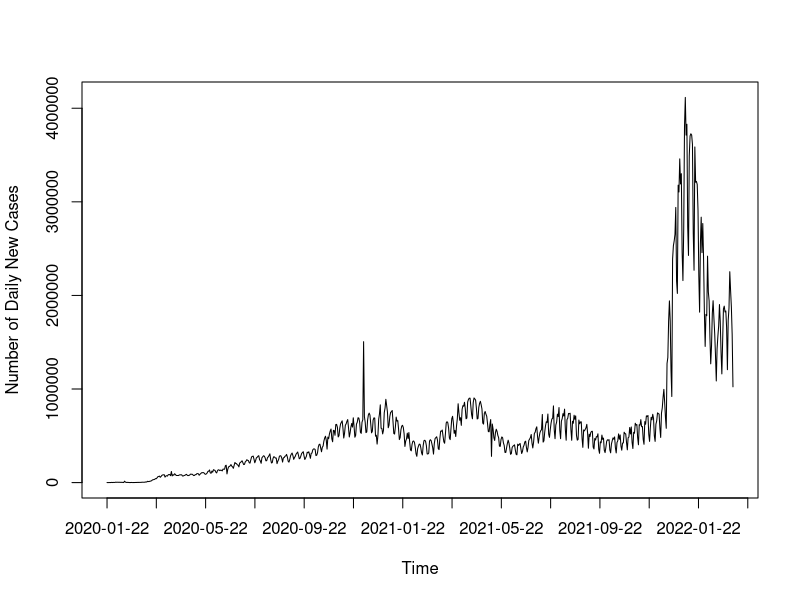
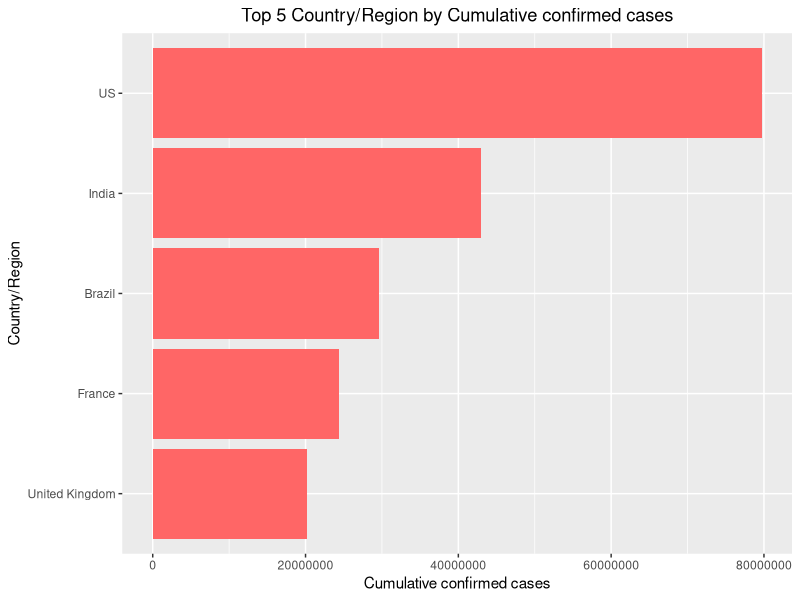
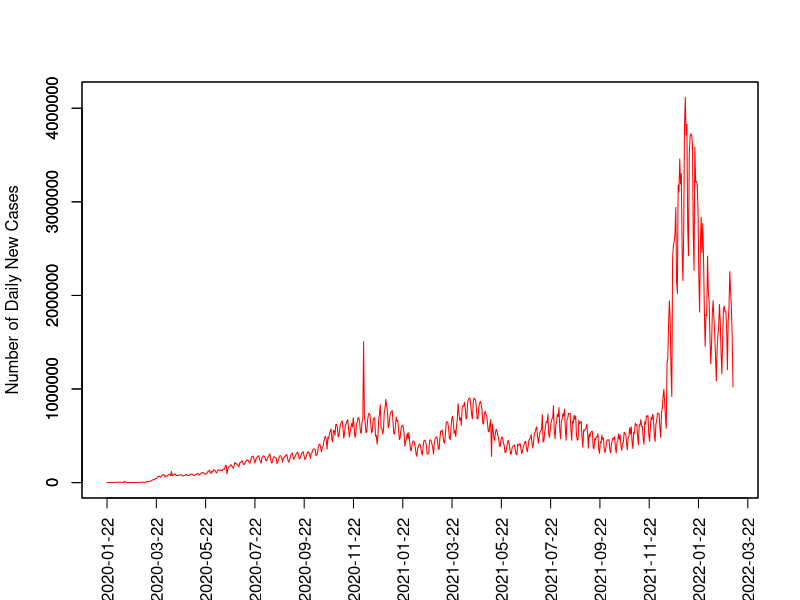
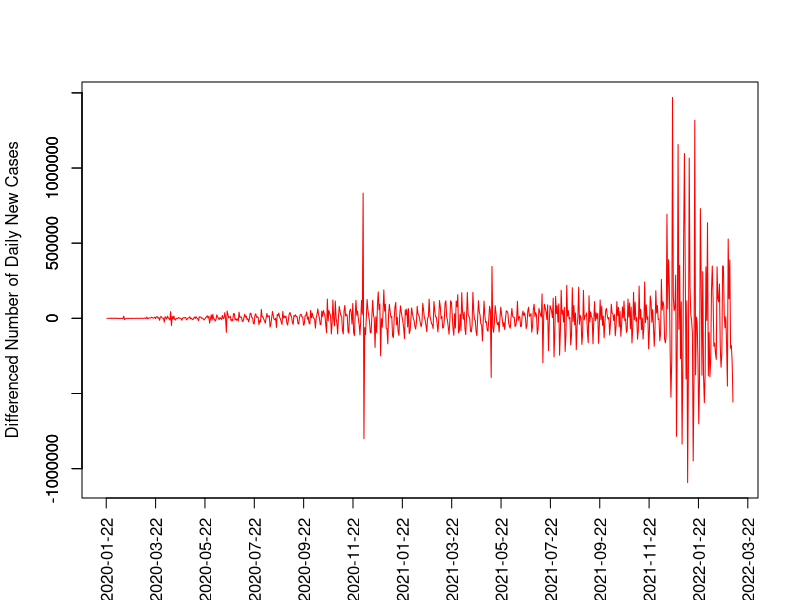
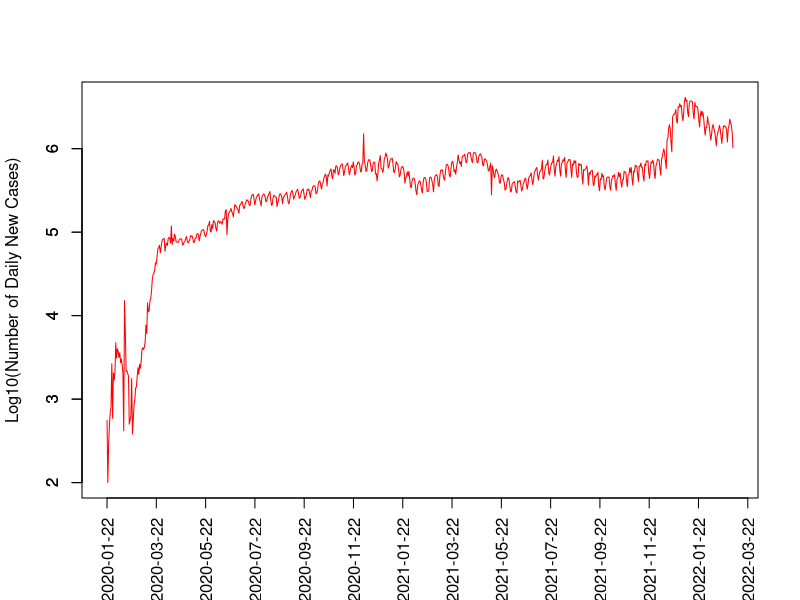
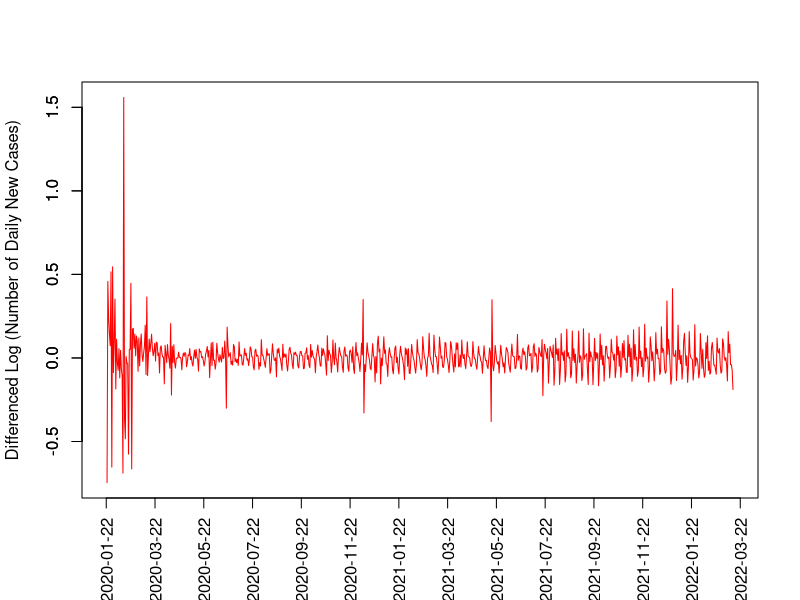
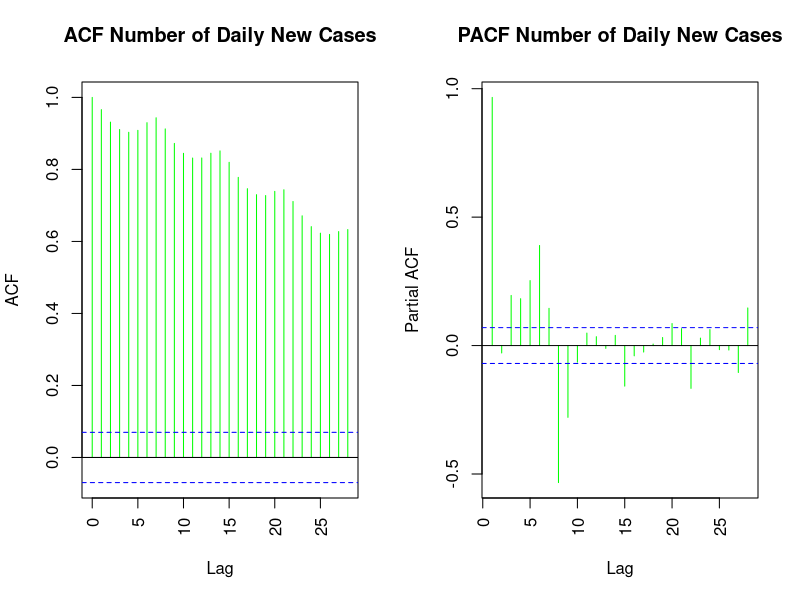
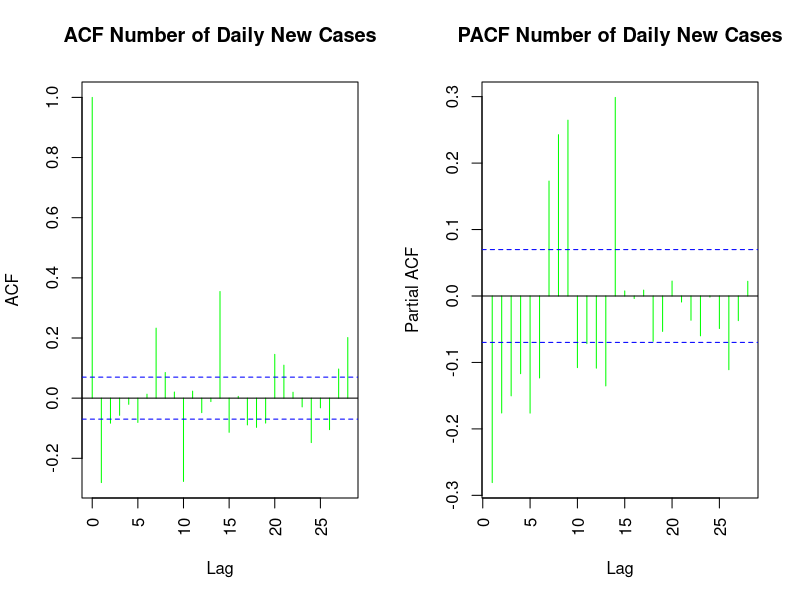

Recreate these plots in R, in order.
## ---- chunk 1
knitr::opts_chunk$set(echo = TRUE)
library(tidyverse)
library(lubridate)
library(forecast)
library(tseries)
options(scipen = 999)
## ---- chunk 2
cases_daily <- read_csv("time_series_covid19_confirmed_global.csv")
pop <- read_csv("UID_ISO_FIPS_LookUp_Table.csv")
head(pop)
## ---- chunk 3
cum_world <- cases_daily %>% 
  select(c(-1, -2, -3, -4)) %>%
  summarise_all(sum) %>% 
  slice(1) %>%
  unlist(., use.names=FALSE)

world <- diff(c(0, cum_world))

min(world)

time<-seq(as.Date("2020/1/22"),length.out=14,by="2 months")
## ---- chunk 4
`Number of Daily New Cases` <- ts(world, frequency=365, start=2020)
plot.ts(`Number of Daily New Cases`,axes=F)
axis(2) # plot the y axis
axis(1, labels=time, at=seq(from=2020, by=0.17, length.out=length(time)))
box() # and the box around the plot
## ---- chunk 5
new_cases_by_country <- cases_daily %>%
  select(c(-1, -3, -4)) %>%
  group_by(`Country/Region`) %>%
  summarise(across(where(is.numeric), ~ sum(.x, na.rm = TRUE)))

new_cases_by_country %>% 
  rowwise(`Country/Region`) %>% 
  summarise(total_cases = sum(c_across(`1/22/20`:`3/20/22`)))
## ---- chunk 6
total_cases_by_country <- cases_daily %>%
  select(c(-1, -3, -4)) %>%
  group_by(`Country/Region`) %>%
  summarise(cum = sum(`3/20/22`, na.rm = TRUE)) %>%
  arrange(desc(cum))

top5cases_country <- total_cases_by_country[1:5, ] %>% mutate(`Country/Region` = factor(`Country/Region`,levels=c("United Kingdom", "France","Brazil", "India", "US")))

#plot
top5cases_country %>% ggplot(aes(x = `Country/Region`, y = cum)) + geom_bar(stat="identity", fill = "#FF6666") + ylab("Cumulative confirmed cases") + labs(title = "Top 5 Country/Region by Cumulative confirmed cases") + theme(plot.title = element_text(hjust = 0.5)) + coord_flip()
## ---- chunk 7
clean_pop <- pop %>% group_by(Country_Region) %>%
  filter(is.na(Province_State)) %>% #merge population of the regions within the same country
  filter(Population>0) %>%
  select(c(8, 12))
 

#join table:
country_per <- total_cases_by_country %>%
  inner_join(clean_pop, by=c(`Country/Region`="Country_Region")) %>%
  mutate(percentage = cum/Population) %>%
  arrange(desc(percentage))

# find the population of top 5 from task2
country_per %>% filter(`Country/Region` %in% c("United Kingdom", "France","Brazil", "India", "US")) %>%
  mutate(diff = Population-cum)

## ---- chunk 8
data <- ts(world, frequency=365, start=2020)
# Number of Daily New Cases for 2020/1/22-2022/3/20 plotted as time series
par(las=3)
plot(data, xlab="", ylab = "Number of Daily New Cases", xaxt="n",col="red")
axis(2) # plot the y axis
axis(1, labels=time, at=seq(from=2020, by=0.17, length.out=length(time)))
box()
## ---- chunk 9
# Differenced data to make stationery on mean
plot(diff(data),ylab="Differenced Number of Daily New Cases", xaxt="n",xlab="",col="red")
axis(2) # plot the y axis
axis(1, labels=time, at=seq(from=2020, by=0.17, length.out=length(time)))
## ---- chunk 10
# log transform data to make stationery on variance
plot(log10(data),ylab="Log10(Number of Daily New Cases)", xaxt="n",xlab="",col="red")
axis(2) # plot the y axis
axis(1, labels=time, at=seq(from=2020, by=0.17, length.out=length(time)))
## ---- chunk 11
# differenced log transform data to make data stationery on both mean and variance
plot(diff(log10(data)),xlab="",ylab="Differenced Log (Number of Daily New Cases)", xaxt="n",col="red")
axis(2) # plot the y axis
axis(1, labels=time, at=seq(from=2020, by=0.168, length.out=length(time)))
par(mfrow = c(1,2))
## ---- chunk 12
adf.test(data)
adf.test(diff(data))
adf.test(log10(data))
adf.test(diff(log10(data))) # selected
## ---- chunk 13
acf(ts(data),main="ACF Number of Daily New Cases",col="green")
pacf(ts(data),main="PACF Number of Daily New Cases", col="green")
## ---- chunk 14
acf(ts(diff(log10(data))),main="ACF Number of Daily New Cases",col="green")
pacf(ts(diff(log10(data))),main="PACF Number of Daily New Cases", col="green")
## ---- chunk 15
require(forecast)
AR <- auto.arima((log10(data)), approximation=FALSE,trace=FALSE)
summary(AR)
par(bg = "white")
pred <- predict(AR, n.ahead = 30)
pred
pred$pred
plot(data,col="red",xaxt="n" ,xlab = "",ylab = "Number of Daily New Cases",main="Number of Daily New Cases Forecast for the next 30 days")
lines(10^(pred$pred),col="blue" ,xaxt="n")
#lines(10^(pred$pred+2*pred$se),col="green")
#lines(10^(pred$pred-2*pred$se),col="green")

par(las=3)

time2<-seq(as.Date("2020/1/22"),length.out=10,by="3 months")  
axis(1, labels=time2, at=seq(from=2020, by=0.2493, length.out=length(time2)))
## ---- chunk 16
acf(ts(AR$residuals),main='ACF Residual')
pacf(ts(AR$residuals),main='PACF Residual')
## ---- chunk 17
#Only the Predicted Plot
plot(10^(pred$pred),col="blue", xaxt = "n", xlab="",ylab="Number of Daily New Cases",main="Number of Daily New Cases Forecast for the next 30 days")
time3<-seq(as.Date("2022/3/21"),length.out=11,by="3 days") 
axis(1, labels=time3, at=seq(from=2022.16, by=0.0081, length.out=length(time3)), cex.axis=0.6)
## ---- chunk 18
US_cum <- new_cases_by_country %>% 
  filter(`Country/Region` == "US") %>%
  select(-1) %>%
  slice(1) %>%
  unlist(., use.names=FALSE)


US <- diff(c(0, US_cum))[39:789]

for (n in seq(1, length(US), 1)) {
  if (US[n] >910000) US[n] = mean(US[n-1], US[n+1])
}

US_data <- ts(US, frequency=365, start=2020)
# Number of Daily New Cases for 2020/1/22-2022/3/20 plotted as time series
par(las=3)
plot(US_data, xlab="", ylab = "Number of Daily New Cases", xaxt="n",col="red")
axis(2) # plot the y axis
axis(1, labels=time, at=seq(from=2020, by=0.159, length.out=length(time)))
box()
## ---- chunk 19
acf(ts(US_data),main="ACF Number of Daily New Cases",col="green")
pacf(ts(US_data),main="PACF Number of Daily New Cases", col="green")
## ---- chunk 20
adf.test(diff(log10(US_data)))
## ---- chunk 21
plot(diff(log10(US_data)),xlab="",ylab="Differenced Log (Number of Daily New Cases)", xaxt="n",col="red")
axis(2) # plot the y axis
axis(1, labels=time, at=seq(from=2020, by=0.156, length.out=length(time)))
## ---- chunk 22
acf(ts(diff(log10(US_data))),main="ACF Number of Daily New Cases",col="green")
pacf(ts(diff(log10(US_data))),main="PACF Number of Daily New Cases", col="green")
## ---- chunk 23
US_AR <- auto.arima((log10(US_data)), approximation=FALSE,trace=FALSE)
summary(US_AR)
par(bg = "white")
US_pred <- predict(US_AR, n.ahead = 30)
US_pred
10^US_pred$pred
plot(US_data,col="red",xaxt="n" ,xlab = "",ylab = "Number of Daily New Cases",main="Number of Daily New Cases Forecast for the next 30 days in the US")
lines(10^(US_pred$pred),col="blue" ,xaxt="n")
#lines(10^(US_pred$pred+2*US_pred$se),col="green")
#lines(10^(US_pred$pred-2*US_pred$se),col="green")

par(las=3)

time2<-seq(as.Date("2020/1/22"),length.out=10,by="3 months")  
axis(1, labels=time2, at=seq(from=2020, by=0.2493, length.out=length(time2)))

## ---- chunk 24
#Only the Predicted Plot
plot(10^(US_pred$pred),col="blue", xaxt = "n", xlab="",ylab="Number of Daily New Cases",main="Number of Daily New Cases Forecast for the next 30 days in the US")
time3<-seq(as.Date("2022/3/21"),length.out=11,by="3 days") 
axis(1, labels=time3, at=seq(from=2022.06, by=0.0081, length.out=length(time3)), cex.axis=0.6)
## ---- chunk 25
acf(ts(US_AR$residuals),main='ACF Residual')
pacf(ts(US_AR$residuals),main='PACF Residual')
## ---- chunk 26
id_cum <- new_cases_by_country %>% 
  filter(`Country/Region` == "India") %>%
  select(-1) %>%
  slice(1) %>%
  unlist(., use.names=FALSE)


id <- diff(c(0, id_cum))[43:789]

for (n in seq(1, length(id), 1)) {
  if (id[n] == 0) id[n] = mean(id[n-1], id[n+1])
}

id_data <- ts(id, frequency=365, start=2020)
# Number of Daily New Cases for 2020/1/22-2022/3/20 plotted as time series
par(las=3)
plot(id_data, xlab="", ylab = "Number of Daily New Cases", xaxt="n",col="red")
axis(2) # plot the y axis
axis(1, labels=time, at=seq(from=2020, by=0.17, length.out=length(time)))
box()
## ---- chunk 27
acf(ts(id_data),main="ACF Number of Daily New Cases",col="green")
pacf(ts(id_data),main="PACF Number of Daily New Cases", col="green")
## ---- chunk 28
acf(ts(diff(log10(id_data))),main="ACF Number of Daily New Cases",col="green")
pacf(ts(diff(log10(id_data))),main="PACF Number of Daily New Cases", col="green")
## ---- chunk 29
adf.test(diff(log10(id_data)))
## ---- chunk 30
id_AR <- auto.arima((log10(id_data)), approximation=FALSE,trace=FALSE)
summary(id_AR)
par(bg = "white")
id_pred <- predict(id_AR, n.ahead = 30)
id_pred
10^id_pred$pred
plot(id_data,col="red",xaxt="n" ,xlab = "",ylab = "Number of Daily New Cases",main="Number of Daily New Cases Forecast for the next 30 days")
lines(10^(id_pred$pred),col="blue" ,xaxt="n")
#lines(10^(US_pred$pred+2*US_pred$se),col="green")
#lines(10^(US_pred$pred-2*US_pred$se),col="green")

par(las=3)

time2<-seq(as.Date("2020/1/22"),length.out=10,by="3 months")  
axis(1, labels=time2, at=seq(from=2020, by=0.2493, length.out=length(time2)))

## ---- chunk 31
#Only the Predicted Plot
plot(10^(id_pred$pred),col="blue", xaxt = "n", xlab="",ylab="Number of Daily New Cases",main="Number of Daily New Cases Forecast for the next 30 days")
time3<-seq(as.Date("2022/3/21"),length.out=11,by="3 days") 
axis(1, labels=time3, at=seq(from=2022.16, by=0.0081, length.out=length(time3)), cex.axis=0.6)
## ---- chunk 32
US_omi <- diff(c(0, US_cum))[650:789]
for (n in seq(1, length(US_omi), 1)) {
  if (US_omi[n] >910000) US_omi[n] = mean(US_omi[n-1], US_omi[n+1])
}

time_omi <- seq(as.Date("2021/11/20"),length.out=5,by="1 months") 

US_omi_data <- ts(US_omi, frequency=365, start=2021)
# Number of Daily New Cases for 2020/1/22-2022/3/20 plotted as time series
par(las=3)
plot(US_omi_data, xlab="", ylab = "Number of Daily New Cases in the US", xaxt="n",col="red")
axis(2) # plot the y axis
axis(1, labels=time_omi, at=seq(from=2021, by=0.095, length.out=length(time_omi)))
box()
## ---- chunk 33
plot(diff(log10(US_omi_data)),xlab="",ylab="Differenced Log (Number of Daily New Cases)", xaxt="n",col="red")
axis(2) # plot the y axis
axis(1, labels=time_omi, at=seq(from=2021, by=0.095, length.out=length(time_omi)))
## ---- chunk 34
acf(ts(US_omi_data),main="ACF Number of Daily New Cases",col="green")
pacf(ts(US_omi_data),main="PACF Number of Daily New Cases", col="green")
## ---- chunk 35
adf.test(diff(log10(US_omi_data)))
## ---- chunk 36
acf(ts(diff(log10(US_omi_data))),main="ACF Number of Daily New Cases",col="green")
pacf(ts(diff(log10(US_omi_data))),main="PACF Number of Daily New Cases", col="green")
## ---- chunk 37
US_omi_AR <- auto.arima((log10(US_omi_data)), approximation=FALSE,trace=FALSE)
summary(US_omi_AR)
par(bg = "white")
US_omi_pred <- predict(US_omi_AR, n.ahead = 30)
US_omi_pred
US_omi_pred$pred
plot(US_omi_data ,xlim=c(2021.0,2021.5) ,xaxt="n", col="red" ,xlab = "",ylab = "Number of Daily New Cases",main="Number of Daily New Cases Forecast for the next 30 days in the US")
lines(10^(US_omi_pred$pred),col="blue", xaxt="n")
#lines(US_omi_pred$pred+2*US_omi_pred$se,col="green")
#lines(US_omi_pred$pred-2*US_omi_pred$se,col="green")

par(las=3)

time2_omi<-seq(as.Date("2021/11/20"),length.out=7,by="1 months")  
axis(1, labels=time2_omi, at=seq(from=2021, by=0.095, length.out=length(time2_omi)))

forecast(US_omi_AR, h = 30)
## ---- chunk 38
#Only the Predicted Plot
plot(10^(US_omi_pred$pred), xaxt = "n", col="blue", xlab="",ylab="Number of Daily New Cases",main="Number of Daily New Cases Forecast for the next 30 days in the US")
time3<-seq(as.Date("2022/3/21"),length.out=11,by="3 days") 
axis(1, labels=time3, at=seq(from=2021.383, by=0.0081, length.out=length(time3)), cex.axis=0.6)
## ---- chunk 39
acf(ts(US_omi_AR$residuals),main='ACF Residual')
pacf(ts(US_omi_AR$residuals),main='PACF Residual')
## ---- chunk 40
NZ_cum <- new_cases_by_country %>% 
  filter(`Country/Region` == "New Zealand") %>%
  select(-1) %>%
  slice(1) %>%
  unlist(., use.names=FALSE)


NZ_omi <- diff(c(0, NZ_cum))[650:789]

for (n in seq(1, length(NZ_omi)-1, 1)) {
  if (NZ_omi[n] == 0 | NZ_omi[n] > 25000) NZ_omi[n] = mean(NZ_omi[n-1], NZ_omi[n+1])
  if (NZ_omi[n+1]/NZ_omi[n] > 5) NZ_omi[n] = mean(NZ_omi[n-1], NZ_omi[n+1])
}


time_omi <- seq(as.Date("2021/11/20"),length.out=5,by="1 months") 

NZ_omi_data <- ts(NZ_omi, frequency=365, start=2021)
# Number of Daily New Cases for 2020/1/22-2022/3/20 plotted as time series
par(las=3)
plot(NZ_omi_data, xlab="", ylab = "Number of Daily New Cases in New Zealand", xaxt="n",col="red")
axis(2) # plot the y axis
axis(1, labels=time_omi, at=seq(from=2021, by=0.095, length.out=length(time_omi)))
box()
## ---- chunk 41
plot(diff(log10(NZ_omi_data)),xlab="",ylab="Differenced Log (Number of Daily New Cases)", xaxt="n",col="red")
axis(2) # plot the y axis
axis(1, labels=time_omi, at=seq(from=2021, by=0.095, length.out=length(time_omi)))
## ---- chunk 42
acf(ts(NZ_omi_data),main="ACF Number of Daily New Cases",col="green")
pacf(ts(NZ_omi_data),main="PACF Number of Daily New Cases", col="green")
## ---- chunk 43
adf.test(diff(log10(NZ_omi_data)))
## ---- chunk 44
acf(ts(diff(log10(NZ_omi_data))),main="ACF Number of Daily New Cases",col="green")
pacf(ts(diff(log10(NZ_omi_data))),main="PACF Number of Daily New Cases", col="green")
## ---- chunk 45
NZ_omi_AR <- auto.arima((log10(NZ_omi_data)), approximation=FALSE,trace=FALSE)
summary(NZ_omi_AR)
par(bg = "white")
NZ_omi_pred <- predict(NZ_omi_AR, n.ahead = 30)
NZ_omi_pred
NZ_omi_pred$pred
plot(NZ_omi_data,xlim=c(2021.0,2021.5), col="red",xaxt="n" ,xlab = "",ylab = "Number of Daily New Cases",main="Number of Daily New Cases Forecast for the next 30 days in New Zealand")
lines(10^(NZ_omi_pred$pred),col="blue" ,xaxt="n")
#lines(US_omi_pred$pred+2*US_omi_pred$se,col="green")
#lines(US_omi_pred$pred-2*US_omi_pred$se,col="green")

par(las=3)

time2_omi<-seq(as.Date("2021/11/20"),length.out=7,by="1 months")  
axis(1, labels=time2_omi, at=seq(from=2021, by=0.095, length.out=length(time2_omi)))

forecast(NZ_omi_data, h = 30)
## ---- chunk 46
#Only the Predicted Plot
plot(10^(NZ_omi_pred$pred),col="blue", xaxt = "n", xlab="",ylab="Number of Daily New Cases",main="Number of Daily New Cases Forecast for the next 30 days in New Zealand")
time3<-seq(as.Date("2022/3/21"),length.out=11,by="3 days") 
axis(1, labels=time3, at=seq(from=2021.383, by=0.0081, length.out=length(time3)), cex.axis=0.6)
## ---- chunk 47
acf(ts(NZ_omi_AR$residuals),main='ACF Residual')
pacf(ts(NZ_omi_AR$residuals),main='PACF Residual')
## ---- chunk 48
id_cum <- new_cases_by_country %>% 
  filter(`Country/Region` == "India") %>%
  select(-1) %>%
  slice(1) %>%
  unlist(., use.names=FALSE)


id_omi <- diff(c(0, id_cum))[650:789]

for (n in seq(1, length(id_omi), 1)) {
  if (id_omi[n] == 0) id_omi[n] = mean(id_omi[n-1], id_omi[n+1])
}

id_omi_data <- ts(id_omi, frequency=365, start=2021)
# Number of Daily New Cases for 2020/1/22-2022/3/20 plotted as time series
par(las=3)
plot(id_omi_data, xlab="", ylab = "Number of Daily New Cases", xaxt="n",col="red")
axis(2) # plot the y axis
axis(1, labels=time_omi, at=seq(from=2021, by=0.095, length.out=length(time_omi)))
box()
## ---- chunk 49
plot(diff(log10(id_omi_data)),xlab="",ylab="Differenced Log (Number of Daily New Cases)", xaxt="n",col="red")
axis(2) # plot the y axis
axis(1, labels=time_omi, at=seq(from=2021, by=0.095, length.out=length(time_omi)))
## ---- chunk 50
acf(ts(id_omi_data),main="ACF Number of Daily New Cases",col="green")
pacf(ts(id_omi_data),main="PACF Number of Daily New Cases", col="green")
## ---- chunk 51
acf(ts(diff(log10(id_omi_data))),main="ACF Number of Daily New Cases",col="green")
pacf(ts(diff(log10(id_omi_data))),main="PACF Number of Daily New Cases", col="green")
## ---- chunk 52
adf.test(diff(log10(id_omi_data)))
## ---- chunk 53
id_omi_AR <- auto.arima((log10(id_omi_data)), approximation=FALSE,trace=FALSE)
summary(id_omi_AR)
par(bg = "white")
id_omi_pred <- predict(id_omi_AR, n.ahead = 30)
id_omi_pred
10^id_omi_pred$pred
plot(id_omi_data,xlim=c(2021.0,2021.5), col="red",xaxt="n" ,xlab = "",ylab = "Number of Daily New Cases",main="Number of Daily New Cases Forecast for the next 30 days in India")
lines(10^(id_omi_pred$pred),col="blue" ,xaxt="n")
#lines(10^(US_pred$pred+2*US_pred$se),col="green")
#lines(10^(US_pred$pred-2*US_pred$se),col="green")

par(las=3)
  
axis(1, labels=time2_omi, at=seq(from=2021, by=0.095, length.out=length(time2_omi)))

## ---- chunk 54
#Only the Predicted Plot
plot(10^(id_omi_pred$pred),col="blue", xaxt = "n", xlab="",ylab="Number of Daily New Cases",main="Number of Daily New Cases Forecast for the next 30 days in India")
axis(1, labels=time3, at=seq(from=2021.383, by=0.0081, length.out=length(time3)), cex.axis=0.6)
## ---- chunk 55
br_cum <- new_cases_by_country %>% 
  filter(`Country/Region` == "Brazil") %>%
  select(-1) %>%
  slice(1) %>%
  unlist(., use.names=FALSE)


br_omi <- diff(c(0, br_cum))[650:789]

for (n in seq(1, length(br_omi)-1, 1)) {
  if (br_omi[n] == 0|br_omi[n]>300000) br_omi[n] = mean(br_omi[n-1], br_omi[n+1])
  if (br_omi[n+1]/br_omi[n] > 5) br_omi[n] = mean(br_omi[n-1], br_omi[n+1])
}

br_omi_data <- ts(br_omi, frequency=365, start=2021)
# Number of Daily New Cases for 2020/1/22-2022/3/20 plotted as time series
par(las=3)
plot(br_omi_data, xlab="", ylab = "Number of Daily New Cases", xaxt="n",col="red")
axis(2) # plot the y axis
axis(1, labels=time_omi, at=seq(from=2021, by=0.095, length.out=length(time_omi)))
box()
## ---- chunk 56
plot(diff(log10(br_omi_data)),xlab="",ylab="Differenced Log (Number of Daily New Cases)", xaxt="n",col="red")
axis(2) # plot the y axis
axis(1, labels=time_omi, at=seq(from=2021, by=0.095, length.out=length(time_omi)))
## ---- chunk 57
acf(ts(br_omi_data),main="ACF Number of Daily New Cases",col="green")
pacf(ts(br_omi_data),main="PACF Number of Daily New Cases", col="green")
## ---- chunk 58
acf(ts(diff(log10(br_omi_data))),main="ACF Number of Daily New Cases",col="green")
pacf(ts(diff(log10(br_omi_data))),main="PACF Number of Daily New Cases", col="green")
## ---- chunk 59
adf.test(diff(log10(br_omi_data)))
## ---- chunk 60
br_omi_AR <- auto.arima(log10(br_omi_data))
summary(br_omi_AR)
par(bg = "white")
br_omi_pred <- predict(br_omi_AR, n.ahead = 30)
br_omi_pred
10^br_omi_pred$pred
plot(br_omi_data,xlim=c(2021.0,2021.5), col="red",xaxt="n" ,xlab = "",ylab = "Number of Daily New Cases",main="Number of Daily New Cases Forecast for the next 30 days in France")
lines(10^(br_omi_pred$pred),col="blue" ,xaxt="n")
#lines(10^(US_pred$pred+2*US_pred$se),col="green")
#lines(10^(US_pred$pred-2*US_pred$se),col="green")

par(las=3)
  
axis(1, labels=time2_omi, at=seq(from=2021, by=0.095, length.out=length(time2_omi)))

## ---- chunk 61
#Only the Predicted Plot
plot(10^(br_omi_pred$pred),col="blue", xaxt = "n", xlab="",ylab="Number of Daily New Cases",main="Number of Daily New Cases Forecast for the next 30 days in France")
axis(1, labels=time3, at=seq(from=2021.383, by=0.0081, length.out=length(time3)), cex.axis=0.6)
## ---- chunk 62
uk_cum <- new_cases_by_country %>% 
  filter(`Country/Region` == "United Kingdom") %>%
  select(-1) %>%
  slice(1) %>%
  unlist(., use.names=FALSE)


uk_omi <- diff(c(0, uk_cum))[650:789]
uk_omi[139] = 74711
uk_omi[140] = 66733
uk_omi[102] = mean(67980,58860)

for (n in seq(1, length(uk_omi)-1, 1)) {
  if (uk_omi[n] == 0|uk_omi[n]>300000) uk_omi[n] = mean(uk_omi[n-1], uk_omi[n+1])
}

uk_omi_data <- ts(uk_omi, frequency=365, start=2021)
# Number of Daily New Cases for 2020/1/22-2022/3/20 plotted as time series
par(las=3)
plot(uk_omi_data, xlab="", ylab = "Number of Daily New Cases", xaxt="n",col="red")
axis(2) # plot the y axis
axis(1, labels=time_omi, at=seq(from=2021, by=0.095, length.out=length(time_omi)))
box()
## ---- chunk 63

uk_omi_AR <- auto.arima(log10(uk_omi_data))
summary(uk_omi_AR)
par(bg = "white")
uk_omi_pred <- predict(uk_omi_AR, n.ahead = 30)
uk_omi_pred
10^uk_omi_pred$pred
plot(uk_omi_data,xlim=c(2021.0,2021.5), col="red",xaxt="n" ,xlab = "",ylab = "Number of Daily New Cases",main="Number of Daily New Cases Forecast for the next 30 days in UK")
lines(10^(uk_omi_pred$pred),col="blue" ,xaxt="n")
#lines(10^(US_pred$pred+2*US_pred$se),col="green")
#lines(10^(US_pred$pred-2*US_pred$se),col="green")

par(las=3)
  
axis(1, labels=time2_omi, at=seq(from=2021, by=0.095, length.out=length(time2_omi)))
#Only the Predicted Plot
plot(10^(uk_omi_pred$pred),col="blue", xaxt = "n", xlab="",ylab="Number of Daily New Cases",main="Number of Daily New Cases Forecast for the next 30 days in UK")
axis(1, labels=time3, at=seq(from=2021.383, by=0.0081, length.out=length(time3)), cex.axis=0.6)
